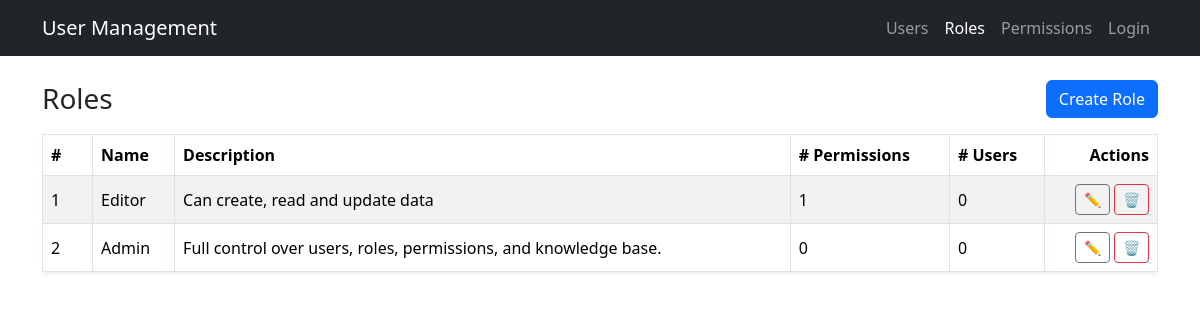
The page /roles/ on the database as committed earlier.
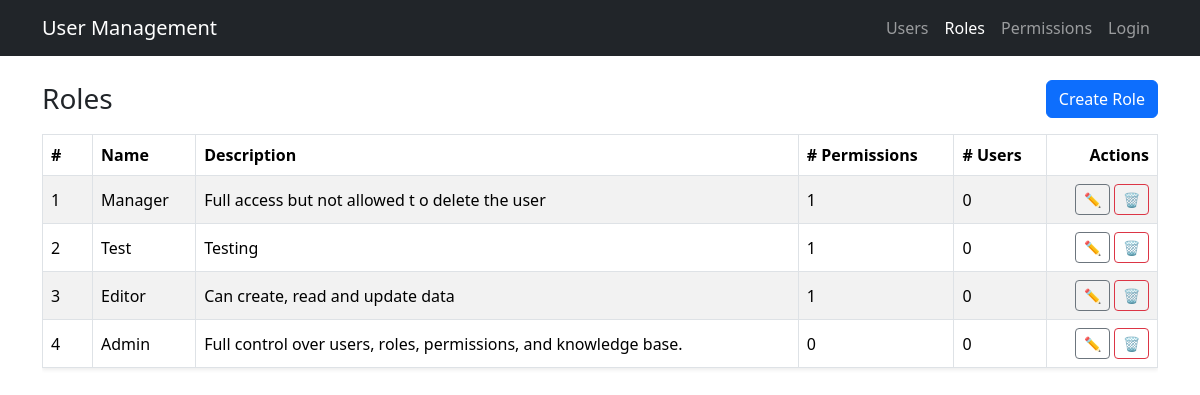
The same page on the database as committed later.
### app/models/role.py (models this page shows, shortened)
class Role(db.Model):
    __tablename__ = "roles"
    id = db.Column(db.Integer, primary_key=True)
    name = db.Column(db.String(80), unique=True, nullable=False)
    description = db.Column(db.String(255))
    created_at = db.Column(db.DateTime, default=datetime.utcnow, nullable=False)
    updated_at = db.Column(
        db.DateTime, default=datetime.utcnow, onupdate=datetime.utcnow, nullable=False
    )
    users = db.relationship("User", secondary=user_roles, back_populates="roles")
    permissions = db.relationship("Permission", secondary=role_permissions, back_populates="roles")

### app/routes/role_routes.py (the view)
@role_bp.route("/")
def index():
    roles = RoleService.get_all()
    return render_template("roles/index.html", roles=roles)

### app/services/role_service.py (called while the page is built)
    @staticmethod
    def get_all() -> List[Role]:
        return Role.query.order_by(Role.id.desc()).all()

### app/templates/roles/index.html (shortened to what this page needs)
{% extends "layouts/base.html" %}
{% block content %}
<div class="d-flex justify-content-between align-items-center mb-3">
  <h3 class="mb-0">Roles</h3>
  <a href="{{ url_for('roles.create') }}" class="btn btn-primary">Create Role</a>
</div>
{% if roles %}
<div class="table-responsive">
  <table class="table table-striped table-bordered align-middle shadow-sm">
    <thead>
      <tr>
        <th style="width: 50px">#</th>
        <th>Name</th>
        <th>Description</th>
        <th># Permissions</th>
        <th># Users</th>
        <th class="text-end">Actions</th>
      </tr>
    </thead>
    <tbody>
      {% for role in roles %}
      <tr>
        <td>{{ loop.index }}</td>
        <td>{{ role.name }}</td>
        <td>{{ role.description or "—" }}</td>
        <td>{{ role.permissions|length }}</td>
        <td>{{ role.users|length }}</td>
        <td class="text-end">
          <a href="{{ url_for('roles.edit', role_id=role.id) }}"
             class="btn btn-sm btn-outline-secondary" title="Edit">✏️</a>
          <a href="{{ url_for('roles.delete_confirm', role_id=role.id) }}"
             class="btn btn-sm btn-outline-danger" title="Delete">🗑️</a>
        </td>
      </tr>
      {% endfor %}
    </tbody>
  </table>
</div>
{% else %}
<div class="alert alert-info">No roles found.</div>
{% endif %}
{% endblock %}

Rows that differ between the two databases and show on the page:
added Role: name "Manager", description "Full access but not allowed t o delete the user", permissions|length "1", users|length "0"
added Role: name "Test", description "Testing", permissions|length "1", users|length "0"
